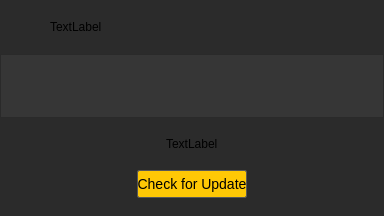
<?xml version="1.0" encoding="UTF-8"?>
<ui version="4.0">
 <class>TrionAboutDlg</class>
 <widget class="QWidget" name="TrionAboutDlg">
  <property name="geometry">
   <rect>
    <x>0</x>
    <y>0</y>
    <width>384</width>
    <height>216</height>
   </rect>
  </property>
  <property name="minimumSize">
   <size>
    <width>384</width>
    <height>216</height>
   </size>
  </property>
  <property name="maximumSize">
   <size>
    <width>392</width>
    <height>216</height>
   </size>
  </property>
  <property name="windowTitle">
   <string>Statistical Outlier Removal</string>
  </property>
  <property name="styleSheet">
   <string notr="true">background-color: #2B2B2B;</string>
  </property>
  <layout class="QVBoxLayout" name="verticalLayout_2">
   <property name="spacing">
    <number>0</number>
   </property>
   <property name="leftMargin">
    <number>0</number>
   </property>
   <property name="topMargin">
    <number>0</number>
   </property>
   <property name="rightMargin">
    <number>0</number>
   </property>
   <property name="bottomMargin">
    <number>0</number>
   </property>
   <item>
    <layout class="QHBoxLayout" name="horizontalLayout_4">
     <property name="spacing">
      <number>8</number>
     </property>
     <property name="leftMargin">
      <number>24</number>
     </property>
     <property name="topMargin">
      <number>16</number>
     </property>
     <property name="rightMargin">
      <number>24</number>
     </property>
     <property name="bottomMargin">
      <number>16</number>
     </property>
     <item>
      <widget class="QToolButton" name="toolButton_icon">
       <property name="minimumSize">
        <size>
         <width>18</width>
         <height>18</height>
        </size>
       </property>
       <property name="maximumSize">
        <size>
         <width>18</width>
         <height>18</height>
        </size>
       </property>
       <property name="styleSheet">
        <string notr="true">background-color: transparent;
border: 0px solid #1c1c1c;</string>
       </property>
       <property name="text">
        <string/>
       </property>
       <property name="iconSize">
        <size>
         <width>18</width>
         <height>18</height>
        </size>
       </property>
      </widget>
     </item>
     <item>
      <widget class="QLabel" name="label">
       <property name="minimumSize">
        <size>
         <width>0</width>
         <height>22</height>
        </size>
       </property>
       <property name="maximumSize">
        <size>
         <width>16777215</width>
         <height>22</height>
        </size>
       </property>
       <property name="text">
        <string>TextLabel</string>
       </property>
      </widget>
     </item>
     <item>
      <spacer name="horizontalSpacer_7">
       <property name="orientation">
        <enum>Qt::Horizontal</enum>
       </property>
       <property name="sizeHint" stdset="0">
        <size>
         <width>40</width>
         <height>20</height>
        </size>
       </property>
      </spacer>
     </item>
     <item>
      <widget class="QToolButton" name="toolButton_close">
       <property name="minimumSize">
        <size>
         <width>20</width>
         <height>20</height>
        </size>
       </property>
       <property name="maximumSize">
        <size>
         <width>20</width>
         <height>20</height>
        </size>
       </property>
       <property name="styleSheet">
        <string notr="true">QToolButton
{
	background-color: transparent;
	border-radius: 0px;
	border: none;
}

QToolButton:hover
{
	background-color: #333333;
	padding:0px 0px 0px 0px;
}

QToolButton:pressed
{
	background-color: #333333;
	padding:0px 0px 0px 0px;
}</string>
       </property>
       <property name="text">
        <string/>
       </property>
      </widget>
     </item>
    </layout>
   </item>
   <item>
    <widget class="QFrame" name="frame">
     <property name="minimumSize">
      <size>
       <width>0</width>
       <height>64</height>
      </size>
     </property>
     <property name="maximumSize">
      <size>
       <width>16777215</width>
       <height>64</height>
      </size>
     </property>
     <property name="styleSheet">
      <string notr="true">background-color: rgb(54, 54, 54);</string>
     </property>
     <property name="frameShape">
      <enum>QFrame::StyledPanel</enum>
     </property>
     <property name="frameShadow">
      <enum>QFrame::Raised</enum>
     </property>
     <layout class="QHBoxLayout" name="horizontalLayout">
      <item>
       <spacer name="horizontalSpacer">
        <property name="orientation">
         <enum>Qt::Horizontal</enum>
        </property>
        <property name="sizeHint" stdset="0">
         <size>
          <width>40</width>
          <height>20</height>
         </size>
        </property>
       </spacer>
      </item>
      <item>
       <widget class="QToolButton" name="toolButton">
        <property name="minimumSize">
         <size>
          <width>195</width>
          <height>32</height>
         </size>
        </property>
        <property name="maximumSize">
         <size>
          <width>195</width>
          <height>32</height>
         </size>
        </property>
        <property name="styleSheet">
         <string notr="true">border: 0px solid #585858;</string>
        </property>
        <property name="text">
         <string/>
        </property>
        <property name="iconSize">
         <size>
          <width>152</width>
          <height>32</height>
         </size>
        </property>
       </widget>
      </item>
      <item>
       <spacer name="horizontalSpacer_2">
        <property name="orientation">
         <enum>Qt::Horizontal</enum>
        </property>
        <property name="sizeHint" stdset="0">
         <size>
          <width>40</width>
          <height>20</height>
         </size>
        </property>
       </spacer>
      </item>
     </layout>
    </widget>
   </item>
   <item>
    <layout class="QVBoxLayout" name="verticalLayout">
     <property name="spacing">
      <number>16</number>
     </property>
     <item>
      <layout class="QHBoxLayout" name="horizontalLayout_2">
       <property name="topMargin">
        <number>16</number>
       </property>
       <item>
        <spacer name="horizontalSpacer_3">
         <property name="orientation">
          <enum>Qt::Horizontal</enum>
         </property>
         <property name="sizeHint" stdset="0">
          <size>
           <width>40</width>
           <height>20</height>
          </size>
         </property>
        </spacer>
       </item>
       <item>
        <widget class="QLabel" name="label_versiov">
         <property name="minimumSize">
          <size>
           <width>0</width>
           <height>20</height>
          </size>
         </property>
         <property name="maximumSize">
          <size>
           <width>16777215</width>
           <height>20</height>
          </size>
         </property>
         <property name="text">
          <string>TextLabel</string>
         </property>
        </widget>
       </item>
       <item>
        <spacer name="horizontalSpacer_4">
         <property name="orientation">
          <enum>Qt::Horizontal</enum>
         </property>
         <property name="sizeHint" stdset="0">
          <size>
           <width>40</width>
           <height>20</height>
          </size>
         </property>
        </spacer>
       </item>
      </layout>
     </item>
     <item>
      <layout class="QHBoxLayout" name="horizontalLayout_3">
       <property name="bottomMargin">
        <number>20</number>
       </property>
       <item>
        <spacer name="horizontalSpacer_5">
         <property name="orientation">
          <enum>Qt::Horizontal</enum>
         </property>
         <property name="sizeHint" stdset="0">
          <size>
           <width>40</width>
           <height>20</height>
          </size>
         </property>
        </spacer>
       </item>
       <item>
        <widget class="QPushButton" name="pushButton">
         <property name="sizePolicy">
          <sizepolicy hsizetype="Preferred" vsizetype="Fixed">
           <horstretch>0</horstretch>
           <verstretch>0</verstretch>
          </sizepolicy>
         </property>
         <property name="minimumSize">
          <size>
           <width>110</width>
           <height>28</height>
          </size>
         </property>
         <property name="maximumSize">
          <size>
           <width>110</width>
           <height>28</height>
          </size>
         </property>
         <property name="styleSheet">
          <string notr="true">QPushButton{
	border-radius: 2px;
	border: 1px solid #585858;
	font-size:14px;
	color:#000000;
	background-color:rgb(255, 200, 5);
}
QPushButton:hover{
	background-color:rgb(255, 227, 126);
}
QPushButton:pressed{
	background-color:rgb(255, 227 , 131);
}

QPushButton:disabled{
	background-color:#6B5A1F;
}</string>
         </property>
         <property name="text">
          <string>Check for Update</string>
         </property>
        </widget>
       </item>
       <item>
        <spacer name="horizontalSpacer_6">
         <property name="orientation">
          <enum>Qt::Horizontal</enum>
         </property>
         <property name="sizeHint" stdset="0">
          <size>
           <width>40</width>
           <height>20</height>
          </size>
         </property>
        </spacer>
       </item>
      </layout>
     </item>
    </layout>
   </item>
  </layout>
 </widget>
 <resources/>
 <connections/>
</ui>
